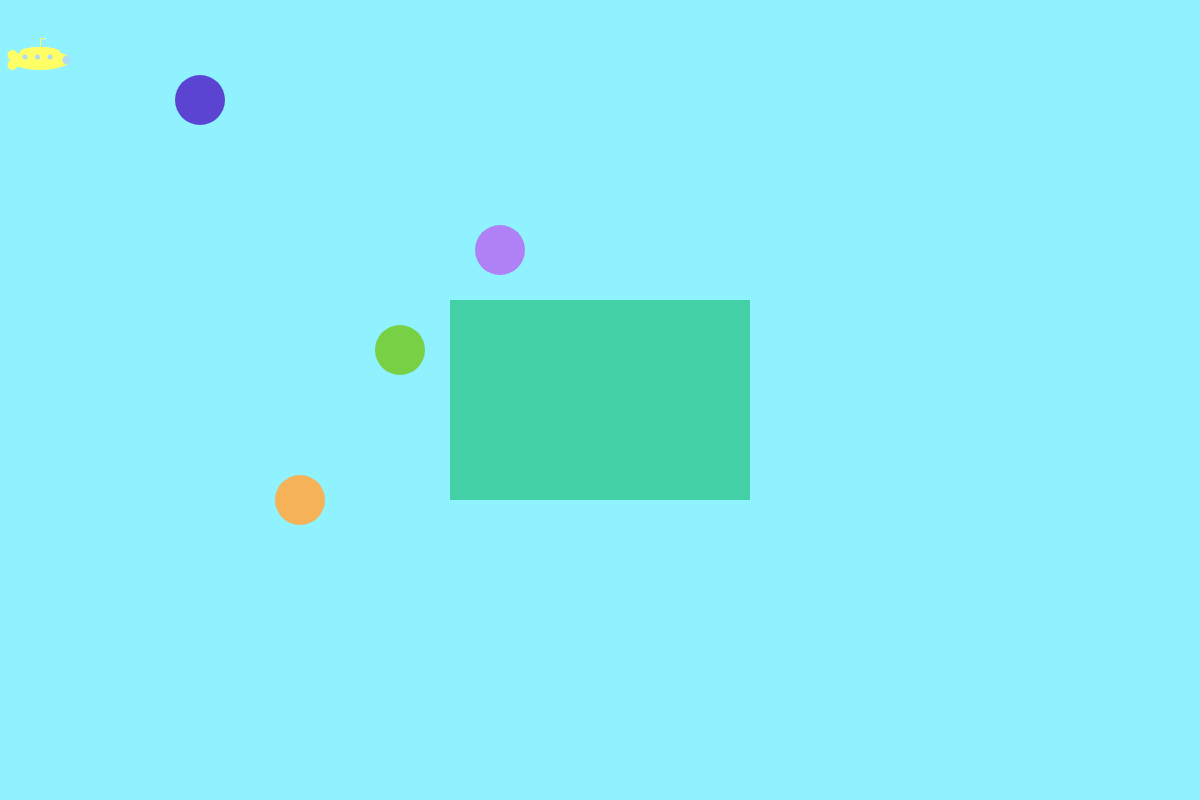
Frame 1 (no input)
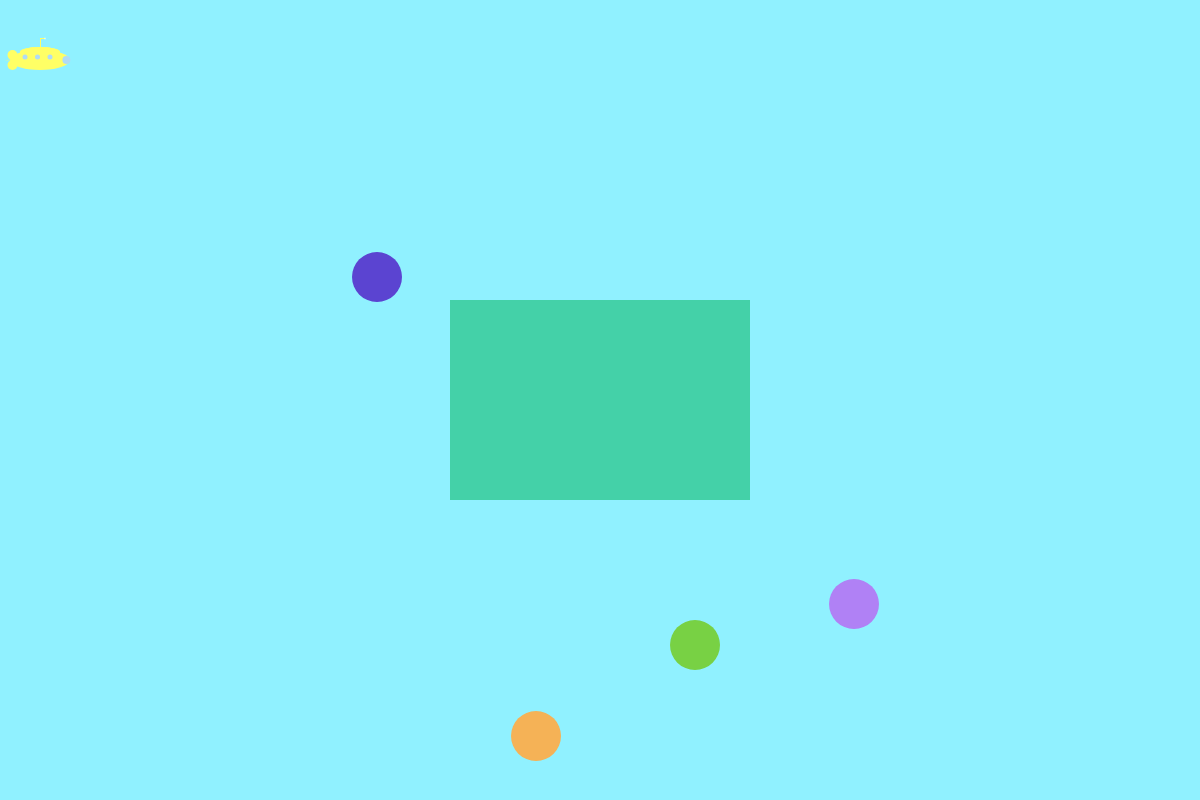
Frame 60 (no input)
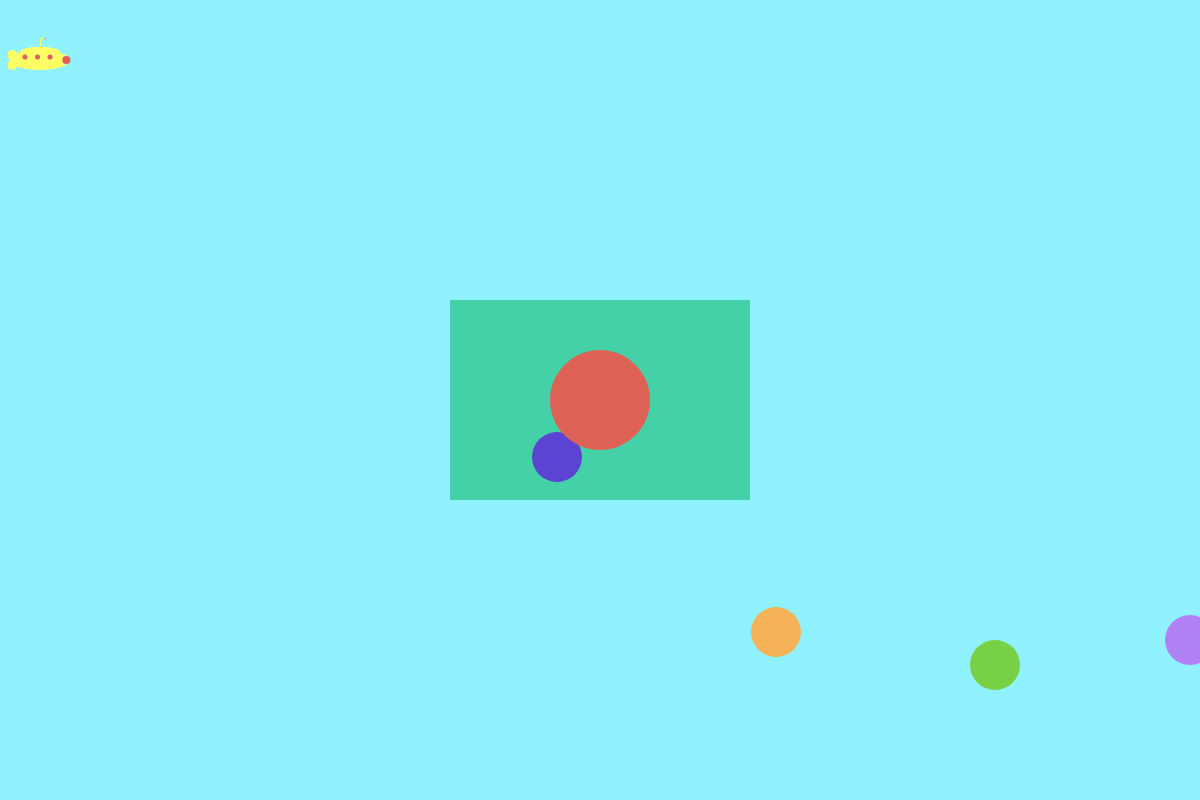
Frame 120 (the mouse pressed at the canvas centre since frame 60)

The p5.js sketch that drew these frames (run headless with seeded random() and noise() and a simulated clock; from frame 60 on, the mouse is pressed at the canvas centre):

// p5.js sketch
// ── sketch.js
var x = 200
var y = 100
var x1 = 300
var y1 = 500
var x2 = 400
var y2 = 350
var x3 = 500
var y3 = 250
var speed = 3 
var ySpeed = 3
var x1Speed = 4
var y1Speed = 4
var x2Speed = 5
var y2Speed = 5
var x3Speed = 6
var y3Speed = 6
function setup() {
  createCanvas (1200, 800);

  
}

function draw() {
   noStroke();
   
  background (144, 241,255);
  fill (68, 209, 168);
    rect (450, 300, 300, 200);
    
  fill (91, 68, 209);
  ellipse (x, y, 50, 50);
  fill (245, 178, 86);
  ellipse (x1, y1, 50, 50);
  fill (120, 209, 68);
  ellipse (x2, y2, 50, 50);
  fill (176, 129, 245);
  ellipse (x3, y3, 50, 50);
  
  
  
  if (x > width) {
   speed = -3;
  }
  
  if (x < 0) {
    speed = 3;
  }
  
  if (y > height) {
    ySpeed = -3;
  }
  
  if ( y < 0) {
    ySpeed = 3;
  }
  
  if (x1 > width) {
   x1Speed = -4;
  }
  
  if (x1 < 0) {
    x1Speed = 4;
  }
  
  if (y1 > height) {
    y1Speed = -4;
  }
  
  if ( y1 < 0) {
    y1Speed = 4;
  }
  
  if (x2 > width) {
   x2Speed = -5;
  }
  
  if (x2 < 0) {
    x2Speed = 5;
  }
  
  if (y2 > height) {
    y2Speed = -5;
  }
  
  if ( y2 < 0) {
    y2Speed = 5;
  }
  
  if (x3 > width) {
   x3Speed = -6;
  }
  
  if (x3 < 0) {
    x3Speed = 6;
  }
  
  if (y3 > height) {
    y3Speed = -6;
  }
  
  if ( y3 < 0) {
    y3Speed = 6;
  }
  
  x = x + speed;
  
  y = y + ySpeed;
  
  x1 = x1 + x1Speed;
  
  y1 = y1 + y1Speed;
  
  x2 = x2 + x2Speed;
  
  y2 = y2 + y2Speed;
  
  x3 = x3 + x3Speed;
  
  y3 = y3 + y3Speed;
  
  //submarine
  
  fill(255, 255, 101);
  rect (40, 38, 1, 30);
  rect (40, 38, 5, 1);
  ellipse (40, 52, 40, 10);
  ellipse (12.5, 55, 10, 10);
  ellipse (12.5, 65, 10, 10);
  ellipse (40, 52, 40, 10);
  ellipse (40, 60, 60, 20);
  ellipse (10, 60, 10, 0.5);
  
  fill (255);
  ellipse (45, 38.5, 1, 2);
  
  fill (176, 219, 245);
  ellipse (25, 57, 5, 5);
  ellipse (37.5, 57, 5, 5);
  ellipse (50, 57, 5, 5);
  ellipse (66.4, 60, 8, 8);
  

  
 if (mouseIsPressed) {
   fill (222, 99, 86);
   ellipse (25, 57, 5, 5);
  ellipse (37.5, 57, 5, 5);
  ellipse (50, 57, 5, 5);
  ellipse (66.4, 60, 8, 8);
  ellipse (45, 38.5, 1, 2);
  ellipse (a, b, 100, 100);
 }
  
 
a = mouseX
b = mouseY
}
